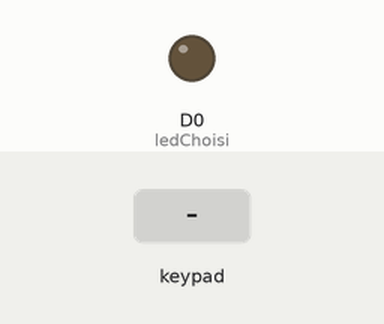
Simulated run of this program. Board: Arduino MKR. Shown: output pins drawn as LEDs (lit = HIGH). The test bench sets the inputs (shaded band). WiFi joins after 1.5 s; servers stay silent unless stated; no MQTT or app messages arrive unless stated; what the program prints to the serial monitor is not drawn.

Above: at 12.7 s.
12.8 s: keypad keys 1 1 1 0 9 8 # pressed 0.4 s apart
At 15.9 s:
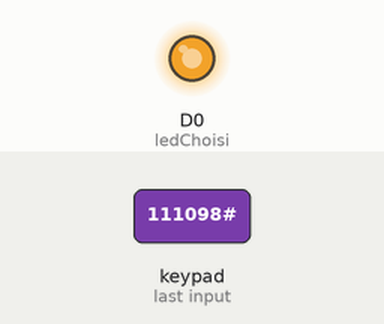
17.1 s: keypad keys 7 6 5 4 # pressed 0.4 s apart
At 19.6 s:
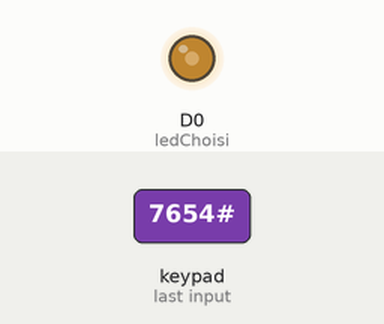
20.6 s: keypad keys 1 3 9 7 2 2 # pressed 0.4 s apart
At 24.1 s:
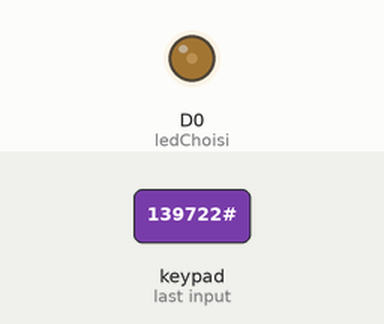
24.9 s: key '3' pressed
26.4 s: key '5' pressed
27.9 s: key '#' pressed
At 29.3 s:
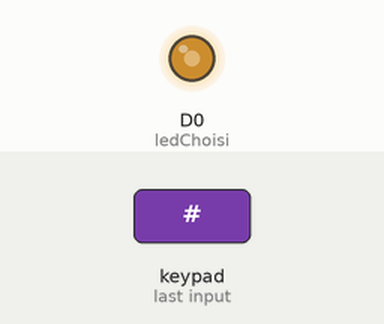
Timing chart, 0 to 30.4 s (numbered marks = the images above; inputs shaded):
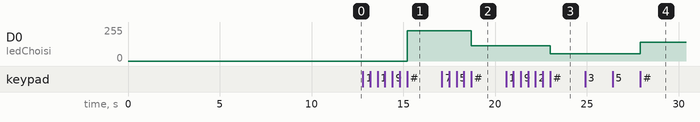

The program:

main.cpp
```cpp
#include <Arduino.h>
#include "WIFIConnector_MKR1000.h"
#include "MQTTConnector.h"

//Libraries
#include <Keypad.h>//https://github.com/Chris--A/Keypad


//Constants
#define ROWS 4
#define COLS 4

//Parameters


const int LED_BLUE = 0;
const int LED_ROUGE = 1;
const int LED_JAUNE = 2;
const int LED_VERT = 3;

int ledChoisi, blinkValue, ledIntens ;
char customKey, lastCustKey ;
const char kp4x4Keys[ROWS][COLS]  = {{'1', '2', '3', 'A'}, {'4', '5', '6', 'B'}, {'7', '8', '9', 'C'}, {'*', '0', '#', 'D'}};
byte rowKp4x4Pin [4] = {11, 10, 9, 8};
byte colKp4x4Pin [4] = {7, 6 ,5 ,4};

//Variables
Keypad kp4x4  = Keypad(makeKeymap(kp4x4Keys), rowKp4x4Pin, colKp4x4Pin, ROWS, COLS);

void setup() {

   wifiConnect();                  //Branchement au réseau WIFI
   MQTTConnect();

  //Init Serial USB
  Serial.begin(9600);
  Serial.println(F("Initialize System"));

/*
   pinMode(LED_BLUE, OUTPUT);
   pinMode(LED_ROUGE, OUTPUT);
   pinMode(LED_JAUNE, OUTPUT);
   pinMode(LED_VERT, OUTPUT);
*/
}


/*
void readKp4x4() { //function readKp4x4
  //// Read button states from keypad
  char customKey = kp4x4.getKey();
  if (customKey) {
    Serial.println(customKey);
  }
}
*/


void loop() {
 // readKp4x4();
   customKey = kp4x4.getKey();

   if(customKey == 'A' || customKey == 'B' || customKey == 'C' || customKey == 'D' ){
      lastCustKey = customKey ;
   }


   if(customKey == '*')
   {
      switch (lastCustKey)
      {
         case 'A':
            ledChoisi = LED_BLUE;
            break;

         case 'B':
            ledChoisi = LED_ROUGE ;
            break;

         case 'C':
            ledChoisi = LED_JAUNE ;
            break;

         case 'D':
            ledChoisi = LED_VERT ;
            break;

      }

   }


   switch (customKey)
   {
      case '0':
         blinkValue = 0;
         break;

      case '1':
         blinkValue = 1 ;
         break;

      case '2':
         blinkValue = 2 ;
         break;

      case '3':
         blinkValue = 3 ;
         break;

      case '4':
         blinkValue = 4;
         break;

      case '5':
        blinkValue = 5 ;
         break;

      case '6':
         blinkValue = 6 ;
         break;

      case '7':
         blinkValue = 7 ;
         break;

      case '8':
         blinkValue = 8 ;
         break;

      case '9':
         blinkValue = 9 ;
         break;

   }

   if (customKey == '#')
   {
      ledIntens = map(blinkValue, 0, 9, 0, 255);
      analogWrite(ledChoisi, ledIntens);
   }


   appendPayload("Led allume : ", ledChoisi);
   appendPayload("Tention", blinkValue);
   sendPayload();

}
```

MQTTConnector.h
```cpp
/*
  Titre      : MQTTConnector.h
  Auteur     : André Roussel
  Date       : 05/11/2021
  Description: Utilitaire de branchement a un Broker MQTT une fois une connexion établisa l'internet via WIFI, GSM, etc...
  Droits     : Reproduction permise pour usage pédagogique
  Version    : 0.0.1
*/


#include <MQTT.h>


//Constante nécessaire pour le branchement au Broker MQTT

const char MQTT_SERVER[]    = SECRET_MQTT_SERVER_IP;    // Adresse IP du broker MQTT
const int MQTT_SERVER_PORT  = SECRET_MQTT_SERVER_PORT;  // Port du broker MQTT


// Pramètre d'identification de l'objet
const char TOKEN[]        = SECRET_TOKEN;         // Token d'accès de l'objet
const char DEVICE_ID[]    = SECRET_DEVICE_ID;     // Numéro d'indentification de l'objet provenant de Thingsboard

MQTTClient ClientMQTT;      // Création d'un client MQTT pour l'échange de donnée entre l'objet IDO et le broker MQTT


String Payload ="{";      // Chaine de caractère qui contiendra le message envoyer de l'objet vers thingsboard


// Fonctionnalité de branchement utilisant le protocole MQTT

void MQTTConnect() {

  ClientMQTT.begin(MQTT_SERVER, MQTT_SERVER_PORT, ClientWIFI);

  while (!ClientMQTT.connect(DEVICE_ID, TOKEN, "")) {
    Serial.print(".");
    delay(1000);
  }

  Serial.println("\nBranché au broker MQTT!\n");

}


// Affiche la payload qui est envoyé ainsi que sa longeur


/*
  Fonctionnalité qui permet de créer la chaine de données a envoyé au broker MQTT
  Pour le moment, cette chaine ne doit pas dépassé un maximum de 100 caractère
*/

void appendPayload(String Name, float Val)
{

  if( Payload != "{")
  {
    Payload += ",";
  }

  Payload += "\"";
  Payload += Name;
  Payload += "\": ";
  Payload += Val;

}

/*
  Fonctionnalité qui permet l'envoie de la chaine de caractères sous la forme de paires
  Nom associé a la donnée, Valeur de al donnée
*/

void sendPayload()
{
  char attributes[200];
  Payload += "}";
  Payload.toCharArray(attributes, 200);
  ClientMQTT.publish("v1/devices/me/telemetry", attributes);

  Serial.print("Payload -> ");
  Serial.println(Payload);
  Serial.print("Payload length -> ");
  Serial.println(Payload.length());

  Payload="{";

}
```

Secrets.h
```cpp
/*
SSID du WIFI ainsi que le mot de passe
Modifier les paramètre WIFI pour le réseau auquels votre objets doit se brancher
*/

#define WIFI_SECRET_SSID "BELL369"
#define WIFI_SECRET_PASS "E39E7FC92339"

/*
Information nécessaire pour le branchement a un Broker MQTT
Dans le cadre du cours AIIA1013, ne modifié pas cet information
*/

#define SECRET_MQTT_SERVER_IP "198.164.130.74"
#define SECRET_MQTT_SERVER_PORT 1883

/*
Détails sur l'indentification de l'objet
Cette information provient de l'objet virtuel créer sur le serveur Thingsbord
*/

#define SECRET_TOKEN  "nLnap3VFvLKeUI6ZNzkh"
#define SECRET_DEVICE_ID "e02aa200-a816-11ec-9235-d318ce92df6e"
```

WIFIConnector_MKR1000.h
```cpp
/*
  Titre      : WIFIConnector_MKR1000.h
  Auteur     : André Roussel
  Date       : 03/11/2021
  Description: Fonctions nécessaire pour branché un Arduino MKR1000 a un réseau WIFI
  Droits     : Reproduction permise pour usage pédagogique
  Version    : 0.0.1
*/


#include "Secrets.h"
#include <SPI.h>
#include <wifi101.h>
#include "wifiStatus.h"


const char SSID[] = WIFI_SECRET_SSID; // WiFI ssid provenant du fichier Secrets.h
const char PASS[] = WIFI_SECRET_PASS; //WiFI mot de passe provenant du fichier Secrets.h

int status = WL_IDLE_STATUS;          // Statut de la radio WIFI


WiFiClient ClientWIFI;                //Objets représantant un client se branchant a un réseau WIFI


/*
Fonction de connectivité a un réseau WIFI
*/

void wifiConnect()
{

  // Boucle de branchement au réseau WIFI.  Essaie de branchement a tout les 10 secondes jusqu'a réussite
  while (status != WL_CONNECTED)
  {
    Serial.print("Tentative de branchement au réseau: ");
    Serial.println(SSID);
    status = WiFi.begin(SSID, PASS);
    Serial.println(status);


    delay(10000);  // Délai de 10 secondes entre les tentatives de connexion
  }

  //Sortie de la boucle, alors branché au réseau SSID
  Serial.print("Maintenant branché au réseau WIFI ");
  Serial.println(SSID);

  //Impression de l'information de connexion
  printCurrentNet();
  printWifiData();

}
```

wifiStatus.h
```cpp
/*
  Titre      : wifiStatus.h
  Auteur     : Trouvé sur le WEB et référence perdu dans la brume des temps
  Date       : 03/11/2021
  Description: Fonctionnalité pour information sur le branchement
  Droits     : Reproduction permise pour usage pédagogique
  Version    : 0.0.1
*/


//  Impression de l'adresse MAC du uC

void printMacAddress(byte mac[]) {
  for (int i = 5; i >= 0; i--) {
    if (mac[i] < 16) {
      Serial.print("0");
    }
    Serial.print(mac[i], HEX);
    if (i > 0) {
      Serial.print(":");
    }
  }
  Serial.println();
}


// Obtention de l'adresse IP et MAC du uC

void printWifiData() {
  // print your board's IP address:
  IPAddress ip = WiFi.localIP();
  Serial.print("IP Address: ");
  Serial.println(ip);

  // print your MAC address:
  byte mac[6];
  WiFi.macAddress(mac);
  Serial.print("MAC address: ");
  printMacAddress(mac);
}

// Capture de l'information du réseau WIFI

void printCurrentNet() {
  // print the SSID of the network you're attached to:
  Serial.print("SSID: ");
  Serial.println(WiFi.SSID());

  // print the MAC address of the router you're attached to:
  byte bssid[6];
  WiFi.BSSID(bssid);
  Serial.print("BSSID: ");
  printMacAddress(bssid);

  // print the received signal strength:
  long rssi = WiFi.RSSI();
  Serial.print("signal strength (RSSI):");
  Serial.println(rssi);

  // print the encryption type:
  byte encryption = WiFi.encryptionType();
  Serial.print("Encryption Type:");
  Serial.println(encryption, HEX);
  Serial.println();
}
```

Measured:
- after the input at 12.8 s, D0 (ledChoisi): 0/255 → 226/255 after 2.4 s
- after the input at 17.1 s, D0 (ledChoisi): 226/255 → 113/255 after 1.6 s
- after the input at 20.6 s, D0 (ledChoisi): 113/255 → 56/255 after 2.4 s
- after the input at 27.9 s, D0 (ledChoisi): 56/255 → 141/255 at once
